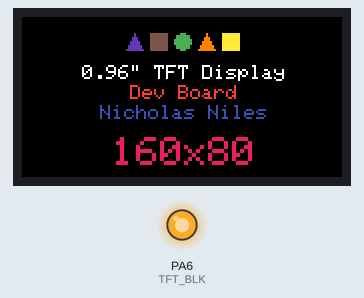
Simulated run of this sketch. Board: STM32 Blue Pill. Shown: 160×80 colour display, output pins drawn as LEDs (lit = HIGH).

Above: at 0.3 s.

The sketch:

Test_TFTDisplay.ino
```cpp
#include <Adafruit_GFX.h>
#include <Adafruit_ST7735.h>
#include <SPI.h>
#define TFT_CS   PA4
#define TFT_DC    PB4
#define TFT_RST   PB3
#define TFT_BLK   PA6
Adafruit_ST7735 tft = Adafruit_ST7735(TFT_CS, TFT_DC, TFT_RST);   // hardware SPI for faster refresh speeds

//SCL -> 4
//SDA -> 6

//NOTE! Change _colstart & _rowstart under Adafruit_ST7735.cpp below "options == INITR_MINI160x80_PLUGIN" to:
//This fixes the garbage rainbow pixels

//_colstart = 25;   --> Affects the horizontal lines
//_rowstart = 3;    --> Affects the vertical lines


void setup() {
  Serial.begin(115200);
  tft.initR(INITR_MINI160x80_PLUGIN);
  tft.setRotation(3);
  pinMode(TFT_BLK, OUTPUT);
  digitalWrite(TFT_BLK, HIGH);

  delay(100);

  tft.fillScreen(0x0);
  tft.setTextColor(0xFFFF);
  tft.setTextWrap(false);
  tft.setCursor(30, 24);
  tft.print("0.96\" TFT Display");
  tft.setTextColor(0xF206);
  tft.setCursor(54, 34);
  tft.print("Dev Board");
  tft.setTextColor(0x3A96);
  tft.setCursor(39, 44);
  tft.print("Nicholas Niles");
  tft.setTextColor(0xE8EC);
  tft.setTextSize(2);
  tft.setCursor(45, 60);
  tft.print("160x80");
  tft.fillTriangle(56, 8, 60, 16, 52, 16, 0x61D6);
  tft.fillRect(64, 8, 9, 9, 0x7AA9);
  tft.fillCircle(80, 12, 4, 0x4D6A);
  tft.fillTriangle(92, 8, 96, 16, 88, 16, 0xFC00);
  tft.fillRect(100, 8, 9, 9, 0xFF47);
}


void loop(void) {

}
```
